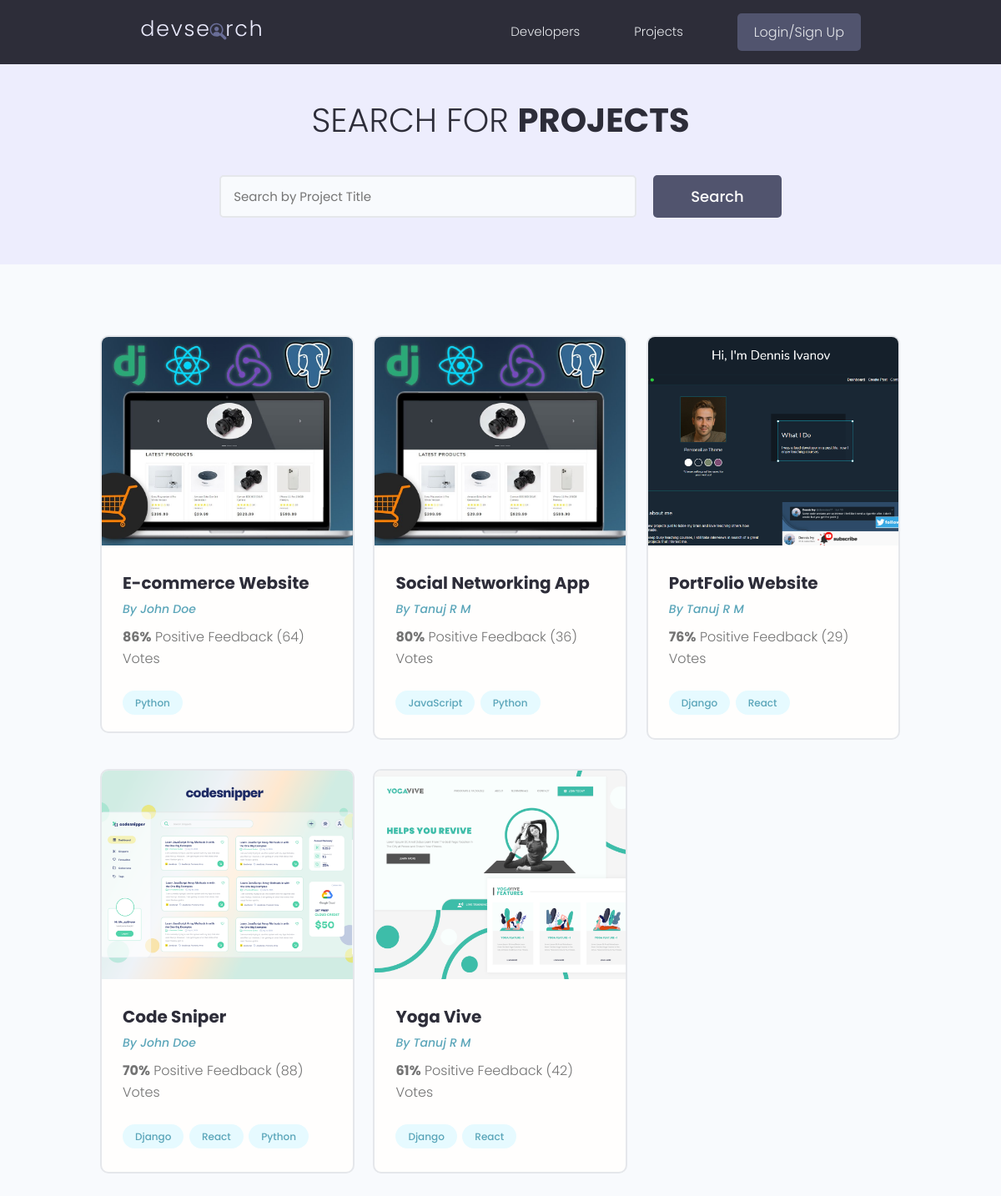
/projects/, run on the app's committed database.
### projects/models.py (models this page shows, shortened)
class Project(models.Model):
    owner = models.ForeignKey(Profile, null=True, blank=True, on_delete=models.SET_NULL)
    title = models.CharField(max_length=100)
    description = models.TextField(null=True, blank=True)
    featured_image = models.ImageField(null=True, blank=True, default='default.jpg')
    demo_link = models.CharField(max_length=2000, null=True, blank=True)
    source_link = models.CharField(max_length=2000, null=True, blank=True)
    tags = models.ManyToManyField('Tag', blank=True)
    vote_total = models.IntegerField(default=0, null=True, blank=True)
    vote_ratio = models.IntegerField(default=0, null=True, blank=True)
    created = models.DateTimeField(auto_now_add=True)
    id = models.UUIDField(default=uuid.uuid4, unique=True, primary_key=True, editable=False)
    class Meta:
        ordering = ['-vote_ratio', '-vote_total', 'title']

class Tag(models.Model):
    name = models.CharField(max_length=2000)
    created = models.DateTimeField(auto_now_add=True)
    id = models.UUIDField(default=uuid.uuid4, unique=True, primary_key=True, editable=False)
    def __str__(self):
        return self.name

### users/models.py (models this page shows, shortened)
class Profile(models.Model):
    user = models.OneToOneField(
        User, on_delete=models.CASCADE, null=True, blank=True)
    name = models.CharField(max_length=200, blank=True, null=True)
    email = models.EmailField(max_length=500, blank=True, null=True)
    username = models.CharField(max_length=200, blank=True, null=True)
    location = models.CharField(max_length=200, blank=True, null=True)
    short_intro = models.CharField(max_length=200, blank=True, null=True)
    bio = models.TextField(blank=True, null=True)
    profile_image = models.ImageField(
        null=True, blank=True, upload_to='profiles/', default="profiles/user-default.png")
    social_github = models.CharField(max_length=200, blank=True, null=True)
    social_twitter = models.CharField(max_length=200, blank=True, null=True)
    social_linkedin = models.CharField(max_length=200, blank=True, null=True)
    social_youtube = models.CharField(max_length=200, blank=True, null=True)
    social_website = models.CharField(max_length=200, blank=True, null=True)
    created = models.DateTimeField(auto_now_add=True)
    id = models.UUIDField(default=uuid.uuid4, unique=True,
                          primary_key=True, editable=False)

### projects/views.py (the view)
# urls.py: path('projects/', include('projects.urls')),
def projects(request):
    projects, search_query = searchProjects(request)
    custom_range, projects = paginateProjects(request, projects, 6)
    context = {'projects': projects,
               'search_query': search_query, 'custom_range': custom_range}
    return render(request, 'projects/projects.html', context)

### projects/utils.py (called while the page is built)
def paginateProjects(request, projects, results):
    page = request.GET.get('page')
    paginator = Paginator(projects, results)
    try:
        projects = paginator.page(page)
    except PageNotAnInteger:
        page = 1
        projects = paginator.page(page)
    except EmptyPage:
        page = paginator.num_pages
        projects = paginator.page(page)
    leftIndex = (int(page) - 4)
    if leftIndex < 1:
        leftIndex = 1
    rightIndex = (int(page) + 5)
    if rightIndex > paginator.num_pages:
        rightIndex = paginator.num_pages + 1
    custom_range = range(leftIndex, rightIndex)
    return custom_range, projects

def searchProjects(request):
    search_query = ''
    if request.GET.get('search_query'):
        search_query = request.GET.get('search_query')
    tags = Tag.objects.filter(name__icontains=search_query)
    projects = Project.objects.distinct().filter(
        Q(title__icontains=search_query) |
        Q(description__icontains=search_query) |
        Q(owner__name__icontains=search_query) |
        Q(tags__in=tags)
    )
    return projects, search_query

### projects/templates/projects/projects.html (shortened to what this page needs)
{% extends 'base.html' %}
{% block content %}
<main class="projects">
    <section class="hero-section text-center">
        <div class="container container--narrow">
            <div class="hero-section__box">
                <h2>Search for <span>Projects</span></h2>
            </div>
            <div class="hero-section__search">
                <form id='searchForm' class="form" action="{% url 'projects' %}" method="get">
                    <div class="form__field">
                        <input class="input input--text" id="formInput#search" type="text" name="search_query"
                            placeholder="Search by Project Title" value="{{search_query}}" />
                    </div>
                    <input class="btn btn--sub btn--lg" type="submit" value="Search" />
                </form>
            </div>
        </div>
    </section>
    <section class="projectsList">
        <div class="container">
            <div class="grid grid--three">
                {% for project in projects %}
                <div class="column">
                    <div class="card project">
                        <a href="{% url 'project' project.id %}" class="project">
                            <img class="project__thumbnail" src="{{project.featured_image.url}}" alt="project thumbnail" />
                            <div class="card__body">
                                <h3 class="project__title">{{project.title}}</h3>
                                <p><a class="project__author" href="{% url 'user-profile' project.owner.id %}">By
                                        {{project.owner.name}}</a>
                                </p>
                                <p class="project--rating">
                                    <span style="font-weight: bold;">{{project.vote_ratio}}%</span> Positive
                                    Feedback ({{project.vote_total}}) Vote{{project.vote_total|pluralize:"s"}}
                                </p>
                                <div class="project__tags">
                                    {% for tag in project.tags.all %}
                                    <span class="tag tag--pill tag--main">
                                        <small>{{tag}}</small>
                                    </span>
                                    {% endfor %}
                                </div>
                            </div>
                        </a>
                    </div>
                </div>
                {% endfor %}
            </div>
        </div>
    </section>
</main>
{% endblock %}

### static/styles/app.css (style rules this page uses)
:root { --color-sub: #2d2d39; }
.btn--sub { background-color: var(--color-sub-light); }
.card { border: 2px solid var(--color-light); }
img { width: 100%; }
.hero-section { height: 40vh; display: flex; align-items: center; background-color: var(--color-sub); }
.hero-section__box { margin-bottom: 4rem; }
.hero-section__box > h2, .hero-section__box > h2 > span { font-size: 4rem; color: var(--color-light); line-height: 1.3; text-transform: uppercase; }
.hero-section__box > h2 { font-weight: 300; }
.hero-section__box > h2 > span { font-weight: 700; }
.hero-section__search > .form { display: flex; align-items: center; justify-content: center; gap: 2rem; }
.hero-section__search > .form input.input--text { width: 50rem; }
.project__author { font-size: 1.4rem; font-style: italic; }
.project--rating { margin-bottom: 1.6em; margin-top: .5em; }
.projects > .hero-section { background: var(--color-sub-lighter); height: 30vh; }
.projects .hero-section__box { margin-bottom: 2.5rem; }
.projects .hero-section__box > h2 { color: var(--color-sub); }
.projects .hero-section__box > h2 > span { font-weight: 700; color: var(--color-sub); }
.projectsList { margin-top: 8rem; }
.project__thumbnail { height: 25rem; object-fit: cover; object-position: top center; }
.project__title { font-size: 2rem; font-weight: 700; color: var(--color-sub); }

### static/uikit/styles/modules/_variables.css (style rules this page uses)
:root { --color-main: #5aa5b9; --color-main-light: #e6faff; --color-sub: #3f4156; --color-sub-light: #51546e; --color-sub-lighter: #ededfd; --color-text: #737373; --color-gray: #8b8b8b; --color-light: #e5e7eb; --color-light-gray: #767676; --color-bg: #f8fafd; --color-white: #fffefd; --color-white-light: #f3f3f3; --color-success: #359e64; --color-success-bg: #def8e8; --color-error: #fc4b0b; --color-error-bg: #fff2ee; --font-base: 'Poppins', arial, helvetica, 'Segoe UI', roboto, ubuntu, sans-serif; --font-monospace: 'Fira Code', 'Courier New', courier, monospace; --font-regular: 300; --font-medium: 500; --font-bold: 700; --generic-shadow: 1px 1px 5px #00000010; --generic-transition: all 0.3s ease-in-out; }

### static/uikit/styles/modules/_base.css (style rules this page uses)
* { margin: 0; padding: 0; box-sizing: border-box; text-rendering: optimizeLegibility; color: inherit; font-size: inherit; }
html { font-size: 50%; }
@media only screen and (min-width: 480px) { html { font-size: 56.25%; } }
@media only screen and (min-width: 1200px) { html { font-size: 62.5%; } }
body { line-height: 1.6; font-weight: 400; font-size: 1.5rem; color: var(--color-text); background-color: var(--color-bg); min-height: 100vh; }

### static/uikit/styles/modules/_typography.css (style rules this page uses)
* { font-family: var(--font-base); }
h2 { font-size: 3.6rem; font-weight: var(--font-bold); }
h3 { font-size: 3.2rem; font-weight: var(--font-medium); }
p, span, strong { font-size: 1.6rem; color: var(--color-text); font-weight: var(--font-regular); }
a { padding-bottom: 2px; text-decoration: none; display: inline-block; color: var(--color-main); font-weight: var(--font-medium); }

### static/uikit/styles/modules/_utilities.css (style rules this page uses)
.container { width: 92%; max-width: 165rem; margin: 0 auto; box-sizing: border-box; }
.container--narrow { width: 92%; max-width: 120rem; }
@media screen and (min-width: 1000px) { .container { width: 90%; } }
@media screen and (min-width: 1000px) { .container--narrow { width: 85%; } }
@media screen and (min-width: 1200px) { .container { width: 80%; } }
@media screen and (min-width: 1200px) { .container--narrow { width: 72%; } }
.text-center { text-align: center; }

### static/uikit/styles/modules/_button.css (style rules this page uses)
.btn { display: inline-block; position: relative; cursor: pointer; background-color: var(--color-light); font-weight: var(--font-medium); color: var(--color-sub); text-decoration: none; padding: 1rem 2rem; border-radius: 0.5rem; border: none; width: -webkit-fit-content; width: -moz-fit-content; width: fit-content; height: -webkit-fit-content; height: -moz-fit-content; height: fit-content; font-size: 1.6rem; outline-width: 0; outline-color: transparent; -webkit-backface-visibility: hidden; backface-visibility: hidden; transition: all 0.3s ease-in-out; }
.btn--sub { background-color: var(--color-sub); color: var(--color-white); }
.btn--lg { font-size: 1.8rem; padding: 1.2rem 4.5rem; }

### static/uikit/styles/modules/_card.css (style rules this page uses)
.card { border-radius: 1rem; background-color: var(--color-white); border: 1.5px solid var(--color-light); width: auto; height: auto; margin-top: 0.5rem; margin-bottom: 0.5rem; overflow: hidden; }
.card__body, .card__header { padding: 2rem 2.5rem; }

### data on the page
Project: featured_image (picture), title "E-commerce Website", owner.name "John Doe", vote_ratio "86", vote_total "64"
Tag: name "Python"
Project: featured_image (picture), title "Social Networking App", owner.name "Tanuj R M", vote_ratio "80", vote_total "36"
Tag: name "JavaScript"
Project: featured_image (picture), title "PortFolio Website", owner.name "Tanuj R M", vote_ratio "76", vote_total "29"
Tag: name "Django"
Tag: name "React"
Project: featured_image (picture), title "Code Sniper", owner.name "John Doe", vote_ratio "70", vote_total "88"
Project: featured_image (picture), title "Yoga Vive", owner.name "Tanuj R M", vote_ratio "61", vote_total "42"
